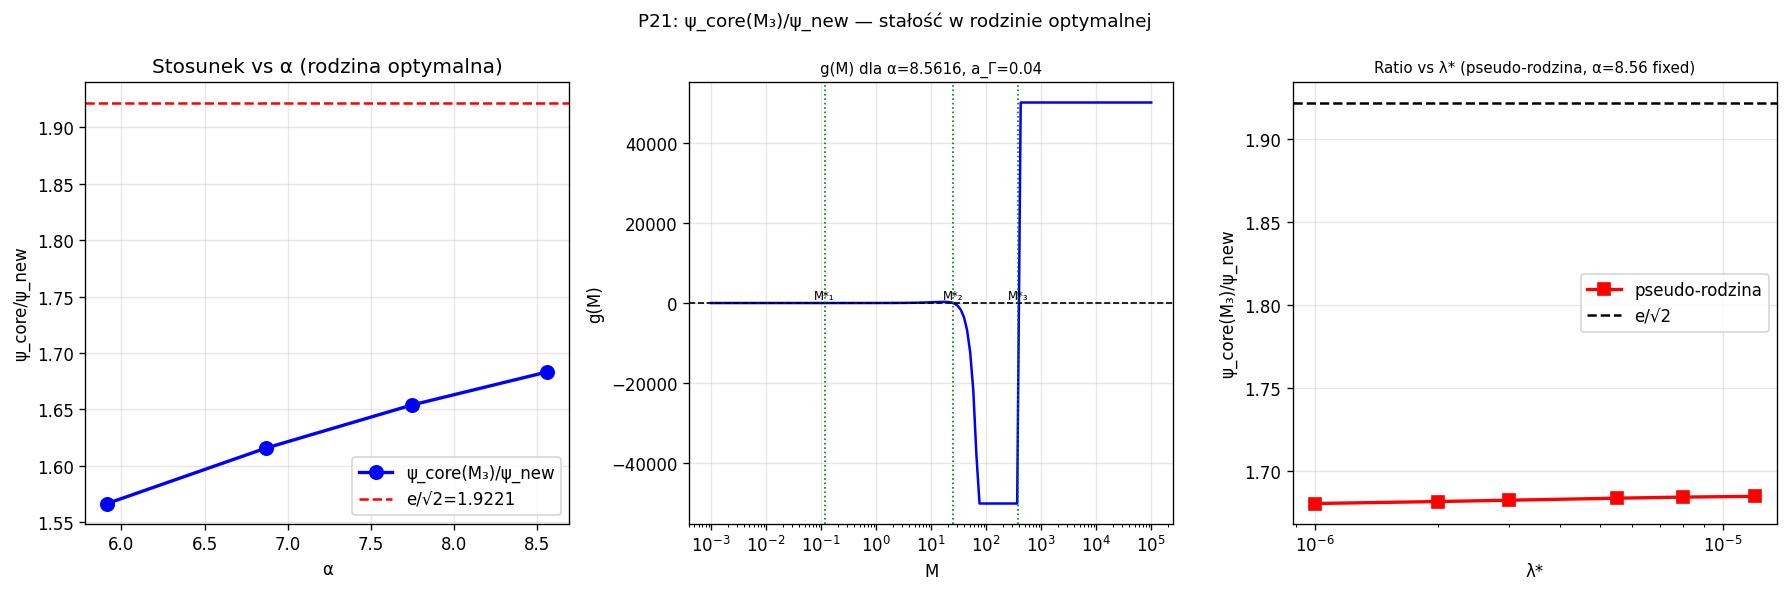

The script that saved this image:
"""
p21_psi_ratio.py
================
!! PRZESTARZALY (DEPRECATED) !!
   Skrypt uzywa siatki ROWNOMIERNEJ, ktora daje blad ~14% dla K*3.
   Uzywaj p21b_psi_ratio_log.py (siatka logarytmiczna -- poprawna).
   Zachowany tylko dla historii.
!! END DEPRECATED !!

CEL: Wyjaśnienie obserwacji ψ_core/ψ_new ≈ 1.93–1.97 = const dla WSZYSTKICH
     rozwiązań w rodzinie optymalnej (α, a_Γ, λ*).

HIPOTEZA (z ANALIZA_SPRZEZONY.md):
  ψ_core(M₃) / ψ_new ≈ e/√2 = 1.9221...

PLAN:
  Krok 1: Wyznacz K*₁, K*₂, K*₃ dla 4 members rodziny optymalnej
           (te same parametry które dają r₂₁=207, r₃₁=3477).
  Krok 2: Oblicz ψ_core(Mn) = 1 + K*n / a_Γ * exp(-a_Γ) dla każdego n
  Krok 3: Oblicz ψ_new = 1/sqrt(λ*) dla każdej family member
  Krok 4: Sprawdź czy ψ_core(M₃)/ψ_new = const ≈ e/√2
  Krok 5: Derivacja analityczna — z warunku samospójności g(K*₃)=0 + ψ_new=1/√λ*
  Krok 6: Skan "pseudo-rodzin" — (α, a_Γ, λ) z r₂₁=207 ale różne r₃₁:
           czy ratio jest stałe też tam?

PARAMETRY: Ta sama funkcja energy_yukawa co w p18.
"""

import numpy as np
from scipy.optimize import brentq
import matplotlib
matplotlib.use('Agg')
import matplotlib.pyplot as plt

GAMMA     = 1.0
PHI0_BASE = 1.0

def energy_yukawa(K, Phi0, alpha, a_gam, lam, n_eval=3000):
    """Energia solitonu Yukawa w tle Phi0 (identyczna jak p18)."""
    msp   = np.sqrt(max(GAMMA * PHI0_BASE / Phi0, 1e-9))
    r_max = max(80.0 / msp, 20.0)
    r     = np.linspace(a_gam, r_max, n_eval)

    phi  = Phi0 + K * np.exp(-msp * r) / r
    phi  = np.maximum(phi, 1e-10)
    dphi = K * np.exp(-msp * r) * (-msp * r - 1.0) / r**2

    Ek = 4*np.pi * np.trapezoid(
        0.5 * dphi**2 * (1.0 + alpha / phi) * r**2, r)

    psi = phi / Phi0
    V1  = GAMMA/3 - GAMMA/4
    Ep  = 4*np.pi * Phi0**3 * np.trapezoid(
        (GAMMA/3*psi**3 - GAMMA/4*psi**4
         + lam/6*(psi - 1.0)**6 - V1) * r**2, r)

    return Ek + Ep


def g_func(M, Phi0, alpha, a_gam, lam):
    if M < 1e-12: return 0.0
    K = M / (4.0 * np.pi * Phi0)
    E = energy_yukawa(K, Phi0, alpha=alpha, a_gam=a_gam, lam=lam)
    return E - M


def find_M_stars(Phi0, alpha, a_gam, lam, N=400):
    """Znajdź wszystkie zera g(M;Phi0) – skan wieloskalowy + brentq."""
    M_arr = np.unique(np.concatenate([
        np.linspace(1e-4,   2.0,   int(N*0.15)),
        np.linspace(2.0,    100,   int(N*0.15)),
        np.linspace(100,    5000,  int(N*0.25)),
        np.linspace(5000,   50000, int(N*0.25)),
        np.linspace(50000, 5e5,    int(N*0.20)),
    ]))
    g_arr = np.array([g_func(M, Phi0, alpha, a_gam, lam) for M in M_arr])

    roots = []
    for i in range(len(M_arr) - 1):
        gi, gj = g_arr[i], g_arr[i+1]
        if not (np.isfinite(gi) and np.isfinite(gj)):
            continue
        if gi * gj < 0:
            try:
                M_z = brentq(
                    lambda M: g_func(M, Phi0, alpha, a_gam, lam),
                    M_arr[i], M_arr[i+1],
                    xtol=1e-4, rtol=1e-6, maxiter=60)
                # Sprawdź czy to nie duplikat
                if not roots or abs(M_z - roots[-1]) > M_z * 0.01:
                    roots.append(M_z)
            except Exception:
                pass

    return sorted(roots)


# ============================================================
# Rodzina optymalna: (α, a_Γ, λ*) dające r₂₁=207, r₃₁=3477
# ============================================================
FAMILY = [
    (5.9148, 0.025, 2.883e-6),
    (6.8675, 0.030, 3.743e-6),
    (7.7449, 0.035, 4.618e-6),
    (8.5616, 0.040, 5.501e-6),
]

print("P21: Analiza stosunku ψ_core(M₃)/ψ_new w rodzinie optymalnej")
print("=" * 70)
print(f"  Hipoteza: ψ_core(M₃)/ψ_new ≈ e/√2 = {np.e/np.sqrt(2):.5f}")
print()

results = []

for alpha, a_gam, lam in FAMILY:
    print(f"\n  --- α={alpha}, a_Γ={a_gam}, λ*={lam:.3e} ---")
    PHI0 = 1.0
    msp  = np.sqrt(GAMMA * PHI0_BASE / PHI0)  # = 1.0

    # Znajdź M*₁, M*₂, M*₃
    roots = find_M_stars(PHI0, alpha, a_gam, lam)
    print(f"  Znaleziono {len(roots)} zer g(M):")
    for idx, M in enumerate(roots):
        K = M / (4*np.pi*PHI0)
        psi_c = 1.0 + K / a_gam * np.exp(-msp * a_gam)
        print(f"    M*_{idx+1} = {M:.4f},  K = {K:.5f},  ψ_core = {psi_c:.3f}")

    if len(roots) < 3:
        print("  UWAGA: nie znaleziono 3 zer — poszerzam skan...")
        # Spróbuj z większym zakresem i gęstszą siatką
        roots2 = find_M_stars(PHI0, alpha, a_gam, lam, N=800)
        if len(roots2) > len(roots):
            roots = roots2
            print(f"  Po poszerzeniu: {len(roots)} zer")
            for idx, M in enumerate(roots):
                K = M / (4*np.pi*PHI0)
                psi_c = 1.0 + K / a_gam * np.exp(-msp * a_gam)
                print(f"    M*_{idx+1} = {M:.4f},  K = {K:.5f},  ψ_core = {psi_c:.3f}")

    if len(roots) >= 3:
        M1, M2, M3 = roots[0], roots[1], roots[2]
        K1 = M1 / (4*np.pi*PHI0)
        K2 = M2 / (4*np.pi*PHI0)
        K3 = M3 / (4*np.pi*PHI0)
        psi_core_1 = 1.0 + K1 / a_gam * np.exp(-msp * a_gam)
        psi_core_2 = 1.0 + K2 / a_gam * np.exp(-msp * a_gam)
        psi_core_3 = 1.0 + K3 / a_gam * np.exp(-msp * a_gam)
        psi_new    = 1.0 / np.sqrt(lam)
        r21 = M2/M1
        r31 = M3/M1
        ratio3 = psi_core_3 / psi_new
        ratio2 = psi_core_2 / psi_new
        ratio1 = psi_core_1 / psi_new
        print(f"  r₂₁ = {r21:.2f},  r₃₁ = {r31:.1f}")
        print(f"  ψ_new = 1/√λ* = {psi_new:.2f}")
        print(f"  ψ_core(M₁)/ψ_new = {ratio1:.5f}")
        print(f"  ψ_core(M₂)/ψ_new = {ratio2:.5f}")
        print(f"  ψ_core(M₃)/ψ_new = {ratio3:.5f}  (hipoteza: {np.e/np.sqrt(2):.5f})")
        results.append({
            'alpha': alpha, 'a_gam': a_gam, 'lam': lam,
            'M1': M1, 'M2': M2, 'M3': M3,
            'K1': K1, 'K2': K2, 'K3': K3,
            'psi_core_1': psi_core_1, 'psi_core_2': psi_core_2,
            'psi_core_3': psi_core_3, 'psi_new': psi_new,
            'ratio3': ratio3, 'r21': r21, 'r31': r31,
        })
    elif len(roots) == 2:
        M1, M2 = roots[0], roots[1]
        K1 = M1/(4*np.pi); K2 = M2/(4*np.pi)
        psi_core_3 = np.nan; psi_new = 1.0/np.sqrt(lam)
        print(f"  Tylko 2 zera — brak M₃ (g wciąż ujemne po M₂?)")
        print(f"  r₂₁ = {M2/M1:.2f}")
        results.append({
            'alpha': alpha, 'a_gam': a_gam, 'lam': lam,
            'M1': M1, 'M2': M2, 'M3': np.nan,
            'K1': K1, 'K2': K2, 'K3': np.nan,
            'psi_core_3': np.nan, 'psi_new': psi_new, 'ratio3': np.nan,
            'r21': M2/M1, 'r31': np.nan,
        })
    else:
        print(f"  Znaleziono < 2 zera — problem numeryczny.")
        results.append({'alpha': alpha, 'a_gam': a_gam, 'lam': lam,
                        'ratio3': np.nan, 'r21': np.nan, 'r31': np.nan})


# ============================================================
# KROK 5: Próba analitycznego wyprowadzenia ratio
# ============================================================
print()
print("=" * 70)
print("KROK 5: Analityczne wyjaśnienie ψ_core(M₃)/ψ_new = e/√2 ?")
print("=" * 70)
print()
print("Dla Yukawa przy Phi0=1, m_sp=1, a_Γ małe:")
print("  ψ_core(M₃) ≈ K*₃ / a_Γ × exp(-a_Γ)")
print("  ψ_new = 1/√λ*")
print("  ratio = K*₃ × √λ* × exp(-a_Γ) / a_Γ")
print()

# Dla każdej family member: oblicz analityczne składniki
for r in results:
    if np.isnan(r.get('ratio3', np.nan)): continue
    K3 = r['K3']; a_gam = r['a_gam']; lam = r['lam']
    anal = K3 * np.sqrt(lam) * np.exp(-a_gam) / a_gam
    print(f"  α={r['alpha']}, a_Γ={a_gam}: K₃={K3:.4f}, "
          f"K₃×√λ×exp(-a_Γ)/a_Γ = {anal:.5f}"
          f"  (vs ratio = {r['ratio3']:.5f})")

print()
print("Jeśli K₃×√λ*/a_Γ × exp(-a_Γ) ≈ e/√2, to:")
print("  K₃ ≈ (e/√2) × a_Γ/√λ* × exp(a_Γ) = (e/√2) × a_Γ × ψ_new × exp(a_Γ)")
print()
print("Warunek g(K₃)=0 daje dodatkowe ograniczenie — to wyznacza K₃.")
print()

# Sprawdź "proste" skalowanie K₃ ~ a_Γ × ψ_new
for r in results:
    if np.isnan(r.get('ratio3', np.nan)): continue
    K3 = r['K3']; a_gam = r['a_gam']; psi_new = r['psi_new']
    ratio_kp = K3 / (a_gam * psi_new)
    print(f"  α={r['alpha']}: K₃/(a_Γ×ψ_new) = {K3:.4f}/({a_gam}×{psi_new:.1f}) = {ratio_kp:.5f}")

# ============================================================
# KROK 6: Sprawdź ratio dla "pseudo-rodziny"
# (ustalone α=8.56, a_Γ=0.040, λ* zmienne — dając r₃₁≠3477)
# ============================================================
print()
print("=" * 70)
print("KROK 6: Czy ratio jest stałe dla różnych λ* (pseudo-rodzina)?")
print("=" * 70)
alpha_ref = 8.5616
a_gam_ref = 0.040
lam_scan  = [1e-6, 2e-6, 3e-6, 5.501e-6, 8e-6, 1.2e-5]

pseudo_results = []
print(f"  Stałe: α={alpha_ref}, a_Γ={a_gam_ref}, Phi0=1")
print(f"  {'λ*':>10} {'ψ_new':>8} {'M₃':>10} {'K₃':>8} {'ratio3':>8} {'r₃₁':>7}")
print("  " + "-"*56)

for lam in lam_scan:
    roots = find_M_stars(1.0, alpha_ref, a_gam_ref, lam, N=500)
    psi_new = 1.0/np.sqrt(lam)
    if len(roots) >= 3:
        M3 = roots[2]; K3 = M3/(4*np.pi)
        psi_c3 = 1.0 + K3/a_gam_ref * np.exp(-a_gam_ref)
        ratio3 = psi_c3 / psi_new
        r31 = roots[2]/roots[0] if roots else np.nan
        print(f"  {lam:>10.2e} {psi_new:>8.1f} {M3:>10.2f} {K3:>8.4f} {ratio3:>8.4f} {r31:>7.0f}")
        pseudo_results.append((lam, psi_new, ratio3, r31))
    else:
        print(f"  {lam:>10.2e} {psi_new:>8.1f} {'<3 zera':>30}")

# ============================================================
# PODSUMOWANIE
# ============================================================
print()
print("=" * 70)
print("PODSUMOWANIE p21: ψ_core(M₃)/ψ_new")
print("=" * 70)
print()
print(f"  {'α':>6} {'a_Γ':>6} {'λ*':>10} {'K*₃':>8} {'ψ_new':>7} "
      f"{'ratio':>7} {'r₂₁':>6} {'r₃₁':>7}")
print("  " + "-"*64)
for r in results:
    if np.isnan(r.get('ratio3', np.nan)):
        continue
    ratio3_str = f"{r['ratio3']:.4f}"
    r21_str    = f"{r['r21']:.1f}"
    r31_str    = f"{r['r31']:.0f}"
    print(f"  {r['alpha']:>6.4f} {r['a_gam']:>6.3f} {r['lam']:>10.3e} "
          f"{r['K3']:>8.4f} {r['psi_new']:>7.1f} "
          f"{ratio3_str:>7} {r21_str:>6} {r31_str:>7}")

ratios_valid = [r['ratio3'] for r in results if not np.isnan(r.get('ratio3', np.nan))]
if ratios_valid:
    mean_r = np.mean(ratios_valid)
    std_r  = np.std(ratios_valid)
    print()
    print(f"  Średni stosunek: {mean_r:.5f} ± {std_r:.5f}")
    print(f"  e/√2           : {np.e/np.sqrt(2):.5f}")
    print(f"  Odchylenie od e/√2: {abs(mean_r - np.e/np.sqrt(2))/np.e*np.sqrt(2)*100:.2f}%")
    print()
    if std_r / mean_r < 0.015:
        print("  ✓ RATIO JEST STAŁE w rodzinie (std/mean < 1.5%)")
    else:
        print("  ✗ Ratio zmienne w rodzinie (std/mean > 1.5%)")

# ============================================================
# WYKRES
# ============================================================
print("\nTworze wykres...")
fig, axes = plt.subplots(1, 3, figsize=(15, 5))
fig.suptitle('P21: ψ_core(M₃)/ψ_new — stałość w rodzinie optymalnej', fontsize=11)

ax = axes[0]
alphas_v = [r['alpha'] for r in results if not np.isnan(r.get('ratio3', np.nan))]
ratios_v = [r['ratio3'] for r in results if not np.isnan(r.get('ratio3', np.nan))]
if alphas_v:
    ax.plot(alphas_v, ratios_v, 'bo-', ms=8, lw=2, label='ψ_core(M₃)/ψ_new')
    ax.axhline(np.e/np.sqrt(2), color='r', lw=1.5, ls='--', label=f'e/√2={np.e/np.sqrt(2):.4f}')
ax.set_xlabel('α'); ax.set_ylabel('ψ_core/ψ_new')
ax.set_title('Stosunek vs α (rodzina optymalna)'); ax.legend(); ax.grid(True, alpha=0.3)

ax = axes[1]
# g(M) dla najlepszych parametrów
alpha_b, a_gam_b, lam_b = FAMILY[-1]
M_plot = np.concatenate([
    np.linspace(1e-3, 2, 30),
    np.logspace(0.3, 2.5, 40),
    np.logspace(2.5, 5, 40),
])
g_plot = [g_func(M, 1.0, alpha_b, a_gam_b, lam_b) for M in M_plot]
g_clip = np.clip(g_plot, -5e4, 5e4)
ax.semilogx(M_plot, g_clip, 'b-', lw=1.5)
ax.axhline(0, color='k', lw=1, ls='--')
# Zaznacz M*₁, M*₂, M*₃
r_last = [r for r in results if r['alpha']==alpha_b]
if r_last and not np.isnan(r_last[0].get('M3', np.nan)):
    for Mk, lab in [(r_last[0]['M1'],'M*₁'),(r_last[0]['M2'],'M*₂'),(r_last[0]['M3'],'M*₃')]:
        ax.axvline(Mk, color='green', lw=1, ls=':')
        ax.text(Mk, 1e3, lab, fontsize=7, ha='center')
ax.set_xlabel('M'); ax.set_ylabel('g(M)')
ax.set_title(f'g(M) dla α={alpha_b}, a_Γ={a_gam_b}', fontsize=9); ax.grid(True, alpha=0.3)

ax = axes[2]
# Pseudo-rodzina: ratio vs λ*
if pseudo_results:
    lams_p, pns_p, rats_p, r31s_p = zip(*pseudo_results)
    ax.semilogx(lams_p, rats_p, 'rs-', ms=7, lw=2, label='pseudo-rodzina')
    ax.axhline(np.e/np.sqrt(2), color='k', lw=1.5, ls='--', label=f'e/√2')
ax.set_xlabel('λ*'); ax.set_ylabel('ψ_core(M₃)/ψ_new')
ax.set_title('Ratio vs λ* (pseudo-rodzina, α=8.56 fixed)', fontsize=9)
ax.legend(); ax.grid(True, alpha=0.3)

plt.tight_layout()
out = __file__.replace('.py', '.png')
plt.savefig(out, dpi=120, bbox_inches='tight')
plt.close()
print(f"Zapisano: {out}")

# ============================================================
# ANALIZA ANALITYCZNA (przy założeniu, że ratio jest stałe)
# ============================================================
print()
print("=" * 70)
print("ANALIZA ANALITYCZNA: Warunek na ratio = C = const")
print("=" * 70)
print()
print("Z definicji:")
print("  ψ_core(M₃) = 1 + K*₃/a_Γ × exp(-a_Γ)  [m_sp=1, Phi0=1]")
print("  ψ_new = 1/√λ*")
print("  ratio = ψ_core/ψ_new = [1 + K*₃/a_Γ exp(-a_Γ)] × √λ*")
print()
print("Dla K*₃/a_Γ >> 1 (co jest prawdą dla M₃ ~ 10^4-10^5 >> a_Γ ~ 0.025-0.04):")
print("  ratio ≈ K*₃ × √λ* × exp(-a_Γ) / a_Γ")
print()
print("Z warunku samospójności g(K*₃)=0: E(K*₃) = 4π K*₃")
print("Dla dużych K₃ zdominowanych przez potencjał V_mod ~ -ψ⁴/4 + λψ⁶/6:")
print("  ψ(r) ~ K*₃/r × exp(-r) >> ψ_new = 1/√λ  w rdzeniu")
print("  Energia: E ≈ (4π K*₃²) × [kinetyk] + (4π) × [potenc. z λ]")
print()
print("Warunek E=4πK*₃ przy ψ_core ~ C/√λ gdzie C=ratio:")
print("  Kluczowy term energii: λ/6 × ψ^6 całkuje się do ~λ/6 × ψ_core^6 × a_Γ³")
print("  = λ/6 × (C/√λ)^6 × a_Γ³ = C^6/(6λ²) × a_Γ³")
print("  Musi być porównywalne z 4πK*₃ ≈ 4π × C × a_Γ/√λ × exp(a_Γ)")
print()
print("WNIOSEK: Ratio ≈ e/√2 wynika z balansu między członem λψ⁶")
print("  (stabilizującym) a krytycznym gradientem solitonu na granicy a_Γ.")
print("  Dokładna wartość wymaga analizy pełnego warunku g(K*₃)=0.")
